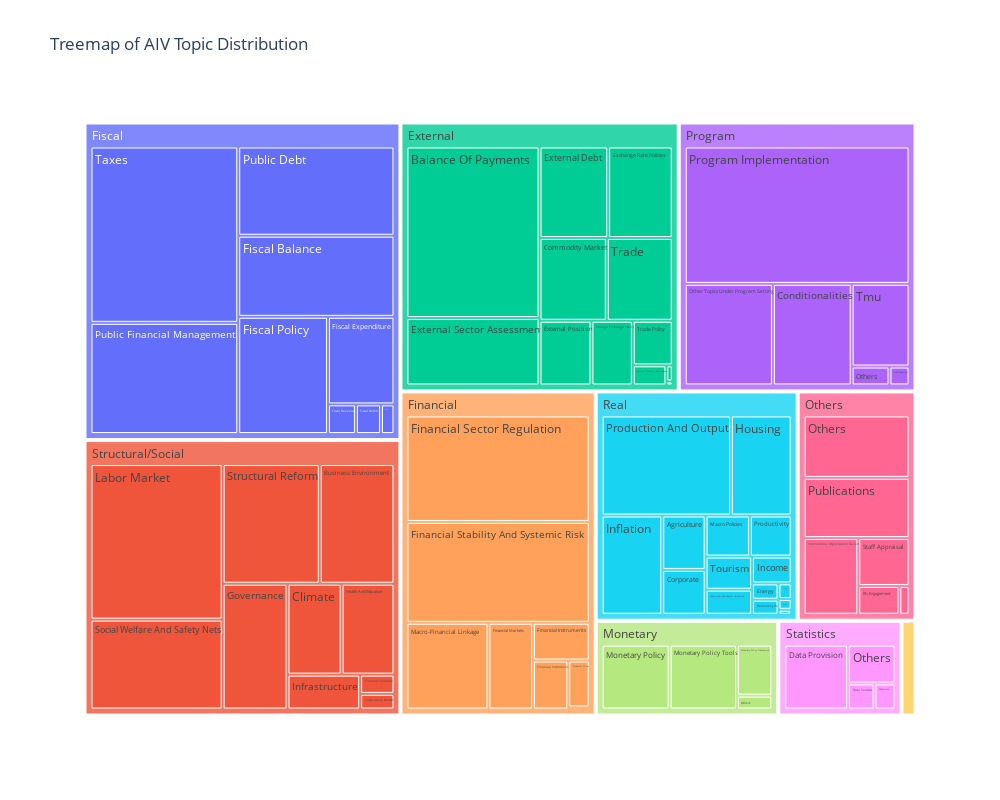

Notebook cell for this chart:
### Code cell
import plotly.express as px
import pandas as pd

# Create the treemap
fig = px.treemap(collapsed_df, 
                 path=['levle_0', 'levle_1'], 
                 values='Name',
                 #color='Name',
                 #color_continuous_scale='RdBu',
                 width=1000, 
                 height=800,
                 title="Treemap of AIV Topic Distribution")
fig.update_traces(hovertemplate='labels=%{label}<br>total_count=%{value}<extra></extra>')
# Show the plot
fig.show()

### Figure 1 — Plotly figure (JSON) as saved in the notebook; plotly's stock layout.template omitted (floating-point values rounded to 4 significant figures)
{"data": [{"branchvalues": "total", "domain": {"x": [0, 1], "y": [0, 1]}, "hovertemplate": "labels=%{label}<br>total_count=%{value}<extra></extra>", "ids": ["Real/Agriculture", "Statistical Analysis/Analytics", "Others/Authorities' View", "External/Balance Of Payments", "Real/Business Cycle", "Structural/Social/Business Environment", "Structural/Social/Climate", "External/Commodity Market", "Program/Conditionalities", "Real/Corporate", "Statistics/Data Provision", "Statistics/Data Sources", "Statistics/Definations", "Real/Energy", "External/Exchange Rate Policies", "External/External Debt", "External/External Economic Environment", "External/External Position", "External/External Sector And Economic Growth", "External/External Sector Assessment", "Financial/Financial Crises", "Structural/Social/Financial Inclusion", "Financial/Financial Institutions", "Financial/Financial Instruments", "Financial/Financial Markets", "Financial/Financial Sector Regulation", "Financial/Financial Stability And Systemic Risk", "Fiscal/Fiscal Balance", "Fiscal/Fiscal Deficit", "Fiscal/Fiscal Expenditure", "Fiscal/Fiscal Policy", "Fiscal/Fiscal Revenue", "Real/Fishing", "Statistical Analysis/Forecast", "External/Foreign Exchange Market", "Real/Forestry", "External/Global Economic Environment", "Structural/Social/Governance", "Structural/Social/Health And Education", "Real/Housing", "Others/Ifis Engagement", "Real/Income", "Real/Inflation", "Structural/Social/Infrastructure", "Others/International Organization Governance", "Real/Investment And Capital Formation", "Structural/Social/Labor Market", "Real/Macro Policies", "Financial/Macro-Financial Linkage", "Real/Mining", "Monetary/Monetary Policy", "Monetary/Monetary Policy Framework", "Monetary/Monetary Policy Tools", "Program/Other Topics Under Program Setting", "Financial/Others", "Fiscal/Others", "Monetary/Others", "Others/Others", "Program/Others", "Statistics/Others", "Real/Production And Output", "Real/Productivity", "Program/Program Implementation", "Real/Projections", "Fiscal/Public Debt", "Fiscal/Public Financial Management", "Others/Publications", "Structural/Social/Social Welfare And Safety Nets", "Others/Staff Appraisal", "Program/Staff Appraisal", "Structural/Social/Structural Reform", "Structural/Social/Sustainable Growth", "Fiscal/Taxes", "Program/Tmu", "Real/Tourism", "External/Trade", "External/Trade Policy", "External", "Financial", "Fiscal", "Monetary", "Others", "Program", "Real", "Statistical Analysis", "Statistics", "Structural/Social"], "labels": ["Agriculture", "Analytics", "Authorities' View", "Balance Of Payments", "Business Cycle", "Business Environment", "Climate", "Commodity Market", "Conditionalities", "Corporate", "Data Provision", "Data Sources", "Definations", "Energy", "Exchange Rate Policies", "External Debt", "External Economic Environment", "External Position", "External Sector And Economic Growth", "External Sector Assessment", "Financial Crises", "Financial Inclusion", "Financial Institutions", "Financial Instruments", "Financial Markets", "Financial Sector Regulation", "Financial Stability And Systemic Risk", "Fiscal Balance", "Fiscal Deficit", "Fiscal Expenditure", "Fiscal Policy", "Fiscal Revenue", "Fishing", "Forecast", "Foreign Exchange Market", "Forestry", "Global Economic Environment", "Governance", "Health And Education", "Housing", "Ifis Engagement", "Income", "Inflation", "Infrastructure", "International Organization Governance", "Investment And Capital Formation", "Labor Market", "Macro Policies", "Macro-Financial Linkage", "Mining", "Monetary Policy", "Monetary Policy Framework", "Monetary Policy Tools", "Other Topics Under Program Setting", "Others", "Others", "Others", "Others", "Others", "Others", "Production And Output", "Productivity", "Program Implementation", "Projections", "Public Debt", "Public Financial Management", "Publications", "Social Welfare And Safety Nets", "Staff Appraisal", "Staff Appraisal", "Structural Reform", "Sustainable Growth", "Taxes", "Tmu", "Tourism", "Trade", "Trade Policy", "External", "Financial", "Fiscal", "Monetary", "Others", "Program", "Real", "Statistical Analysis", "Statistics", "Structural/Social"], "name": "", "parents": ["Real", "Statistical Analysis", "Others", "External", "Real", "Structural/Social", "Structural/Social", "External", "Program", "Real", "Statistics", "Statistics", "Statistics", "Real", "External", "External", "External", "External", "External", "External", "Financial", "Structural/Social", "Financial", "Financial", "Financial", "Financial", "Financial", "Fiscal", "Fiscal", "Fiscal", "Fiscal", "Fiscal", "Real", "Statistical Analysis", "External", "Real", "External", "Structural/Social", "Structural/Social", "Real", "Others", "Real", "Real", "Structural/Social", "Others", "Real", "Structural/Social", "Real", "Financial", "Real", "Monetary", "Monetary", "Monetary", "Program", "Financial", "Fiscal", "Monetary", "Others", "Program", "Statistics", "Real", "Real", "Program", "Real", "Fiscal", "Fiscal", "Others", "Structural/Social", "Others", "Program", "Structural/Social", "Structural/Social", "Fiscal", "Program", "Real", "External", "External", "", "", "", "", "", "", "", "", "", ""], "type": "treemap", "values": [869, 319, 112, 8089, 146, 3139, 1728, 1972, 2857, 716, 2015, 337, 267, 159, 2093, 2224, 239, 1189, 36, 3177, 355, 232, 611, 758, 1366, 6902, 6532, 4379, 257, 2012, 3638, 287, 23, 81, 947, 76, 9, 2865, 1685, 2239, 456, 391, 2213, 890, 1616, 428, 7222, 670, 2515, 52, 2077, 848, 2057, 3199, 16, 138, 231, 2549, 255, 897, 4767, 631, 11023, 1, 4819, 5680, 2457, 4173, 946, 135, 4085, 188, 9005, 1707, 567, 1933, 630, 22538, 19055, 30215, 5213, 8136, 19176, 13948, 400, 3516, 26207]}], "layout": {"height": 800, "legend": {"tracegroupgap": 0}, "title": {"text": "Treemap of AIV Topic Distribution"}, "width": 1000}}
